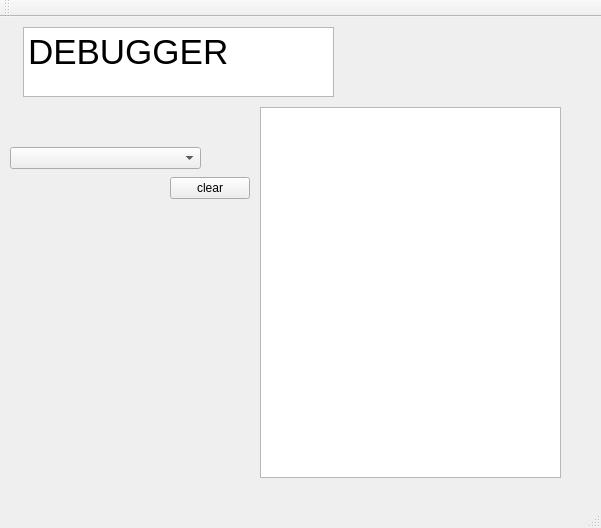
<?xml version="1.0" encoding="UTF-8"?>
<ui version="4.0">
 <class>MainWindow</class>
 <widget class="QMainWindow" name="MainWindow">
  <property name="geometry">
   <rect>
    <x>0</x>
    <y>0</y>
    <width>601</width>
    <height>528</height>
   </rect>
  </property>
  <property name="windowTitle">
   <string>MainWindow</string>
  </property>
  <widget class="QWidget" name="centralWidget">
   <widget class="QComboBox" name="channel">
    <property name="geometry">
     <rect>
      <x>10</x>
      <y>130</y>
      <width>191</width>
      <height>22</height>
     </rect>
    </property>
   </widget>
   <widget class="QTextBrowser" name="display">
    <property name="geometry">
     <rect>
      <x>260</x>
      <y>90</y>
      <width>301</width>
      <height>371</height>
     </rect>
    </property>
   </widget>
   <widget class="QPushButton" name="clear">
    <property name="geometry">
     <rect>
      <x>170</x>
      <y>160</y>
      <width>80</width>
      <height>22</height>
     </rect>
    </property>
    <property name="text">
     <string>clear</string>
    </property>
   </widget>
   <widget class="QTextEdit" name="textEdit">
    <property name="geometry">
     <rect>
      <x>23</x>
      <y>10</y>
      <width>311</width>
      <height>70</height>
     </rect>
    </property>
    <property name="html">
     <string>&lt;!DOCTYPE HTML PUBLIC &quot;-//W3C//DTD HTML 4.0//EN&quot; &quot;http://www.w3.org/TR/REC-html40/strict.dtd&quot;&gt;
&lt;html&gt;&lt;head&gt;&lt;meta name=&quot;qrichtext&quot; content=&quot;1&quot; /&gt;&lt;style type=&quot;text/css&quot;&gt;
p, li { white-space: pre-wrap; }
&lt;/style&gt;&lt;/head&gt;&lt;body style=&quot; font-family:'Sans Serif'; font-size:9pt; font-weight:400; font-style:normal;&quot;&gt;
&lt;p style=&quot; margin-top:0px; margin-bottom:0px; margin-left:0px; margin-right:0px; -qt-block-indent:0; text-indent:0px;&quot;&gt;&lt;span style=&quot; font-size:26pt;&quot;&gt;DEBUGGER&lt;/span&gt;&lt;/p&gt;&lt;/body&gt;&lt;/html&gt;</string>
    </property>
   </widget>
  </widget>
  <widget class="QMenuBar" name="menuBar">
   <property name="geometry">
    <rect>
     <x>0</x>
     <y>0</y>
     <width>601</width>
     <height>19</height>
    </rect>
   </property>
  </widget>
  <widget class="QToolBar" name="mainToolBar">
   <attribute name="toolBarArea">
    <enum>TopToolBarArea</enum>
   </attribute>
   <attribute name="toolBarBreak">
    <bool>false</bool>
   </attribute>
  </widget>
  <widget class="QStatusBar" name="statusBar"/>
 </widget>
 <layoutdefault spacing="6" margin="11"/>
 <resources/>
 <connections/>
</ui>
